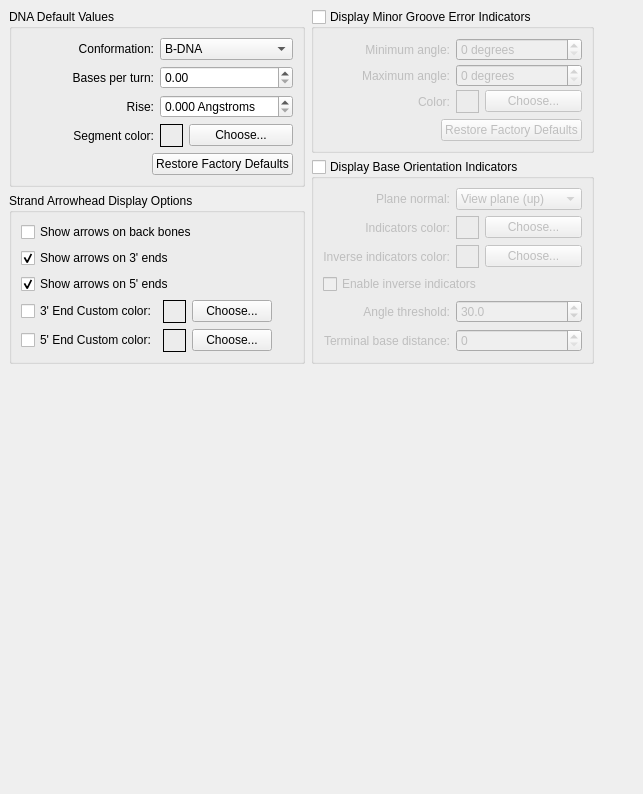
     <widget class="QWidget" name="tab_2" >
      <attribute name="title" >
       <string>DNA</string>
      </attribute>
      <layout class="QGridLayout" >
       <property name="margin" >
        <number>9</number>
       </property>
       <property name="spacing" >
        <number>6</number>
       </property>
       <item row="0" column="0" >
        <layout class="QVBoxLayout" >
         <property name="margin" >
          <number>0</number>
         </property>
         <property name="spacing" >
          <number>6</number>
         </property>
         <item>
          <widget class="QGroupBox" name="groupBox" >
           <property name="title" >
            <string>DNA Default Values</string>
           </property>
           <layout class="QVBoxLayout" >
            <property name="margin" >
             <number>9</number>
            </property>
            <property name="spacing" >
             <number>6</number>
            </property>
            <item>
             <layout class="QGridLayout" >
              <property name="margin" >
               <number>0</number>
              </property>
              <property name="spacing" >
               <number>6</number>
              </property>
              <item row="0" column="0" >
               <widget class="QLabel" name="label_11" >
                <property name="sizePolicy" >
                 <sizepolicy>
                  <hsizetype>1</hsizetype>
                  <vsizetype>5</vsizetype>
                  <horstretch>0</horstretch>
                  <verstretch>0</verstretch>
                 </sizepolicy>
                </property>
                <property name="text" >
                 <string>Conformation:</string>
                </property>
                <property name="alignment" >
                 <set>Qt::AlignRight|Qt::AlignTrailing|Qt::AlignVCenter</set>
                </property>
               </widget>
              </item>
              <item row="0" column="1" >
               <widget class="QComboBox" name="dnaConformationComboBox" >
                <item>
                 <property name="text" >
                  <string>B-DNA</string>
                 </property>
                </item>
               </widget>
              </item>
              <item row="2" column="0" >
               <widget class="QLabel" name="label_6" >
                <property name="text" >
                 <string>Rise:</string>
                </property>
                <property name="alignment" >
                 <set>Qt::AlignRight|Qt::AlignTrailing|Qt::AlignVCenter</set>
                </property>
               </widget>
              </item>
              <item row="3" column="0" >
               <widget class="QLabel" name="label_7" >
                <property name="sizePolicy" >
                 <sizepolicy>
                  <hsizetype>1</hsizetype>
                  <vsizetype>5</vsizetype>
                  <horstretch>0</horstretch>
                  <verstretch>0</verstretch>
                 </sizepolicy>
                </property>
                <property name="text" >
                 <string>Segment color:</string>
                </property>
                <property name="alignment" >
                 <set>Qt::AlignRight|Qt::AlignTrailing|Qt::AlignVCenter</set>
                </property>
               </widget>
              </item>
              <item row="1" column="0" >
               <widget class="QLabel" name="label_4" >
                <property name="sizePolicy" >
                 <sizepolicy>
                  <hsizetype>1</hsizetype>
                  <vsizetype>5</vsizetype>
                  <horstretch>0</horstretch>
                  <verstretch>0</verstretch>
                 </sizepolicy>
                </property>
                <property name="text" >
                 <string>Bases per turn:</string>
                </property>
                <property name="alignment" >
                 <set>Qt::AlignRight|Qt::AlignTrailing|Qt::AlignVCenter</set>
                </property>
               </widget>
              </item>
              <item row="3" column="1" >
               <layout class="QHBoxLayout" >
                <property name="margin" >
                 <number>0</number>
                </property>
                <property name="spacing" >
                 <number>6</number>
                </property>
                <item>
                 <widget class="QFrame" name="dnaDefaultSegmentColorFrame" >
                  <property name="sizePolicy" >
                   <sizepolicy>
                    <hsizetype>0</hsizetype>
                    <vsizetype>0</vsizetype>
                    <horstretch>0</horstretch>
                    <verstretch>0</verstretch>
                   </sizepolicy>
                  </property>
                  <property name="minimumSize" >
                   <size>
                    <width>23</width>
                    <height>23</height>
                   </size>
                  </property>
                  <property name="maximumSize" >
                   <size>
                    <width>23</width>
                    <height>23</height>
                   </size>
                  </property>
                  <property name="frameShape" >
                   <enum>QFrame::Box</enum>
                  </property>
                  <property name="frameShadow" >
                   <enum>QFrame::Plain</enum>
                  </property>
                 </widget>
                </item>
                <item>
                 <widget class="QPushButton" name="dnaDefaultSegmentColorPushButton" >
                  <property name="text" >
                   <string>Choose...</string>
                  </property>
                  <property name="autoDefault" >
                   <bool>false</bool>
                  </property>
                 </widget>
                </item>
               </layout>
              </item>
              <item row="2" column="1" >
               <widget class="QDoubleSpinBox" name="dnaRiseDoubleSpinBox" >
                <property name="suffix" >
                 <string> Angstroms</string>
                </property>
                <property name="decimals" >
                 <number>3</number>
                </property>
                <property name="singleStep" >
                 <double>0.010000000000000</double>
                </property>
               </widget>
              </item>
              <item row="1" column="1" >
               <widget class="QDoubleSpinBox" name="dnaBasesPerTurnDoubleSpinBox" >
                <property name="decimals" >
                 <number>2</number>
                </property>
                <property name="singleStep" >
                 <double>0.100000000000000</double>
                </property>
               </widget>
              </item>
             </layout>
            </item>
            <item>
             <layout class="QHBoxLayout" >
              <property name="margin" >
               <number>0</number>
              </property>
              <property name="spacing" >
               <number>6</number>
              </property>
              <item>
               <spacer>
                <property name="orientation" >
                 <enum>Qt::Horizontal</enum>
                </property>
                <property name="sizeHint" >
                 <size>
                  <width>40</width>
                  <height>20</height>
                 </size>
                </property>
               </spacer>
              </item>
              <item>
               <widget class="QPushButton" name="dnaRestoreFactoryDefaultsPushButton" >
                <property name="text" >
                 <string>Restore Factory Defaults</string>
                </property>
                <property name="autoDefault" >
                 <bool>false</bool>
                </property>
               </widget>
              </item>
             </layout>
            </item>
           </layout>
          </widget>
         </item>
         <item>
          <widget class="QGroupBox" name="dna_reduced_model_options_grpbox" >
           <property name="title" >
            <string>Strand Arrowhead Display Options</string>
           </property>
           <layout class="QVBoxLayout" >
            <property name="margin" >
             <number>9</number>
            </property>
            <property name="spacing" >
             <number>6</number>
            </property>
            <item>
             <widget class="QCheckBox" name="arrowsOnBackBones_checkBox" >
              <property name="text" >
               <string>Show arrows on back bones</string>
              </property>
             </widget>
            </item>
            <item>
             <widget class="QCheckBox" name="arrowsOnThreePrimeEnds_checkBox" >
              <property name="text" >
               <string>Show arrows on 3' ends</string>
              </property>
              <property name="checked" >
               <bool>true</bool>
              </property>
             </widget>
            </item>
            <item>
             <widget class="QCheckBox" name="arrowsOnFivePrimeEnds_checkBox" >
              <property name="text" >
               <string>Show arrows on 5' ends</string>
              </property>
              <property name="checked" >
               <bool>true</bool>
              </property>
             </widget>
            </item>
            <item>
             <layout class="QHBoxLayout" >
              <property name="margin" >
               <number>0</number>
              </property>
              <property name="spacing" >
               <number>6</number>
              </property>
              <item>
               <widget class="QCheckBox" name="strandThreePrimeArrowheadsCustomColorCheckBox" >
                <property name="text" >
                 <string>3' End Custom color:</string>
                </property>
               </widget>
              </item>
              <item>
               <layout class="QHBoxLayout" >
                <property name="margin" >
                 <number>0</number>
                </property>
                <property name="spacing" >
                 <number>6</number>
                </property>
                <item>
                 <widget class="QFrame" name="strandThreePrimeArrowheadsCustomColorFrame" >
                  <property name="sizePolicy" >
                   <sizepolicy>
                    <hsizetype>0</hsizetype>
                    <vsizetype>0</vsizetype>
                    <horstretch>0</horstretch>
                    <verstretch>0</verstretch>
                   </sizepolicy>
                  </property>
                  <property name="minimumSize" >
                   <size>
                    <width>23</width>
                    <height>23</height>
                   </size>
                  </property>
                  <property name="maximumSize" >
                   <size>
                    <width>23</width>
                    <height>23</height>
                   </size>
                  </property>
                  <property name="frameShape" >
                   <enum>QFrame::Box</enum>
                  </property>
                  <property name="frameShadow" >
                   <enum>QFrame::Plain</enum>
                  </property>
                 </widget>
                </item>
                <item>
                 <widget class="QPushButton" name="strandThreePrimeArrowheadsCustomColorPushButton" >
                  <property name="text" >
                   <string>Choose...</string>
                  </property>
                  <property name="autoDefault" >
                   <bool>false</bool>
                  </property>
                 </widget>
                </item>
               </layout>
              </item>
              <item>
               <spacer>
                <property name="orientation" >
                 <enum>Qt::Horizontal</enum>
                </property>
                <property name="sizeHint" >
                 <size>
                  <width>21</width>
                  <height>20</height>
                 </size>
                </property>
               </spacer>
              </item>
             </layout>
            </item>
            <item>
             <layout class="QHBoxLayout" >
              <property name="margin" >
               <number>0</number>
              </property>
              <property name="spacing" >
               <number>6</number>
              </property>
              <item>
               <widget class="QCheckBox" name="strandFivePrimeArrowheadsCustomColorCheckBox" >
                <property name="text" >
                 <string>5' End Custom color:</string>
                </property>
               </widget>
              </item>
              <item>
               <layout class="QHBoxLayout" >
                <property name="margin" >
                 <number>0</number>
                </property>
                <property name="spacing" >
                 <number>6</number>
                </property>
                <item>
                 <widget class="QFrame" name="strandFivePrimeArrowheadsCustomColorFrame" >
                  <property name="sizePolicy" >
                   <sizepolicy>
                    <hsizetype>0</hsizetype>
                    <vsizetype>0</vsizetype>
                    <horstretch>0</horstretch>
                    <verstretch>0</verstretch>
                   </sizepolicy>
                  </property>
                  <property name="minimumSize" >
                   <size>
                    <width>23</width>
                    <height>23</height>
                   </size>
                  </property>
                  <property name="maximumSize" >
                   <size>
                    <width>23</width>
                    <height>23</height>
                   </size>
                  </property>
                  <property name="frameShape" >
                   <enum>QFrame::Box</enum>
                  </property>
                  <property name="frameShadow" >
                   <enum>QFrame::Plain</enum>
                  </property>
                 </widget>
                </item>
                <item>
                 <widget class="QPushButton" name="strandFivePrimeArrowheadsCustomColorPushButton" >
                  <property name="text" >
                   <string>Choose...</string>
                  </property>
                  <property name="autoDefault" >
                   <bool>false</bool>
                  </property>
                 </widget>
                </item>
               </layout>
              </item>
              <item>
               <spacer>
                <property name="orientation" >
                 <enum>Qt::Horizontal</enum>
                </property>
                <property name="sizeHint" >
                 <size>
                  <width>21</width>
                  <height>20</height>
                 </size>
                </property>
               </spacer>
              </item>
             </layout>
            </item>
           </layout>
          </widget>
         </item>
         <item>
          <spacer>
           <property name="orientation" >
            <enum>Qt::Vertical</enum>
           </property>
           <property name="sizeHint" >
            <size>
             <width>20</width>
             <height>40</height>
            </size>
           </property>
          </spacer>
         </item>
        </layout>
       </item>
       <item row="0" column="1" >
        <layout class="QVBoxLayout" >
         <property name="margin" >
          <number>0</number>
         </property>
         <property name="spacing" >
          <number>6</number>
         </property>
         <item>
          <widget class="QGroupBox" name="dnaDisplayMinorGrooveErrorGroupBox" >
           <property name="title" >
            <string>Display Minor Groove Error Indicators</string>
           </property>
           <property name="checkable" >
            <bool>true</bool>
           </property>
           <property name="checked" >
            <bool>false</bool>
           </property>
           <layout class="QGridLayout" >
            <property name="margin" >
             <number>9</number>
            </property>
            <property name="spacing" >
             <number>6</number>
            </property>
            <item row="0" column="0" >
             <layout class="QVBoxLayout" >
              <property name="margin" >
               <number>0</number>
              </property>
              <property name="spacing" >
               <number>3</number>
              </property>
              <item>
               <widget class="QLabel" name="label_15" >
                <property name="sizePolicy" >
                 <sizepolicy>
                  <hsizetype>1</hsizetype>
                  <vsizetype>5</vsizetype>
                  <horstretch>0</horstretch>
                  <verstretch>0</verstretch>
                 </sizepolicy>
                </property>
                <property name="text" >
                 <string>Minimum angle:</string>
                </property>
                <property name="alignment" >
                 <set>Qt::AlignRight|Qt::AlignTrailing|Qt::AlignVCenter</set>
                </property>
               </widget>
              </item>
              <item>
               <widget class="QLabel" name="label_16" >
                <property name="sizePolicy" >
                 <sizepolicy>
                  <hsizetype>1</hsizetype>
                  <vsizetype>5</vsizetype>
                  <horstretch>0</horstretch>
                  <verstretch>0</verstretch>
                 </sizepolicy>
                </property>
                <property name="text" >
                 <string>Maximum angle:</string>
                </property>
                <property name="alignment" >
                 <set>Qt::AlignRight|Qt::AlignTrailing|Qt::AlignVCenter</set>
                </property>
               </widget>
              </item>
              <item>
               <widget class="QLabel" name="bg1_color_lbl_3" >
                <property name="text" >
                 <string>Color:</string>
                </property>
                <property name="alignment" >
                 <set>Qt::AlignRight|Qt::AlignTrailing|Qt::AlignVCenter</set>
                </property>
               </widget>
              </item>
             </layout>
            </item>
            <item row="0" column="1" >
             <layout class="QVBoxLayout" >
              <property name="margin" >
               <number>0</number>
              </property>
              <property name="spacing" >
               <number>3</number>
              </property>
              <item>
               <widget class="QSpinBox" name="dnaMinGrooveAngleSpinBox" >
                <property name="suffix" >
                 <string> degrees</string>
                </property>
                <property name="maximum" >
                 <number>179</number>
                </property>
                <property name="value" >
                 <number>0</number>
                </property>
               </widget>
              </item>
              <item>
               <widget class="QSpinBox" name="dnaMaxGrooveAngleSpinBox" >
                <property name="suffix" >
                 <string> degrees</string>
                </property>
                <property name="maximum" >
                 <number>179</number>
                </property>
                <property name="value" >
                 <number>0</number>
                </property>
               </widget>
              </item>
              <item>
               <layout class="QHBoxLayout" >
                <property name="margin" >
                 <number>0</number>
                </property>
                <property name="spacing" >
                 <number>6</number>
                </property>
                <item>
                 <widget class="QFrame" name="dnaGrooveIndicatorColorFrame" >
                  <property name="minimumSize" >
                   <size>
                    <width>23</width>
                    <height>23</height>
                   </size>
                  </property>
                  <property name="maximumSize" >
                   <size>
                    <width>23</width>
                    <height>23</height>
                   </size>
                  </property>
                  <property name="frameShape" >
                   <enum>QFrame::Box</enum>
                  </property>
                  <property name="frameShadow" >
                   <enum>QFrame::Plain</enum>
                  </property>
                 </widget>
                </item>
                <item>
                 <widget class="QPushButton" name="dnaGrooveIndicatorColorButton" >
                  <property name="text" >
                   <string>Choose...</string>
                  </property>
                  <property name="autoDefault" >
                   <bool>false</bool>
                  </property>
                 </widget>
                </item>
               </layout>
              </item>
             </layout>
            </item>
            <item row="1" column="0" colspan="2" >
             <layout class="QHBoxLayout" >
              <property name="margin" >
               <number>0</number>
              </property>
              <property name="spacing" >
               <number>6</number>
              </property>
              <item>
               <spacer>
                <property name="orientation" >
                 <enum>Qt::Horizontal</enum>
                </property>
                <property name="sizeHint" >
                 <size>
                  <width>40</width>
                  <height>20</height>
                 </size>
                </property>
               </spacer>
              </item>
              <item>
               <widget class="QPushButton" name="dnaMinorGrooveRestoreFactoryDefaultsPushButton" >
                <property name="text" >
                 <string>Restore Factory Defaults</string>
                </property>
                <property name="autoDefault" >
                 <bool>false</bool>
                </property>
               </widget>
              </item>
             </layout>
            </item>
           </layout>
          </widget>
         </item>
         <item>
          <widget class="QGroupBox" name="dnaDisplayBaseOrientationIndicatorsGroupBox" >
           <property name="title" >
            <string>Display Base Orientation Indicators</string>
           </property>
           <property name="checkable" >
            <bool>true</bool>
           </property>
           <property name="checked" >
            <bool>false</bool>
           </property>
           <layout class="QGridLayout" >
            <property name="margin" >
             <number>9</number>
            </property>
            <property name="spacing" >
             <number>6</number>
            </property>
            <item row="0" column="1" >
             <widget class="QComboBox" name="dnaBaseIndicatorsPlaneNormalComboBox" >
              <item>
               <property name="text" >
                <string>View plane (up)</string>
               </property>
              </item>
              <item>
               <property name="text" >
                <string>View plane (out)</string>
               </property>
              </item>
              <item>
               <property name="text" >
                <string>View plane (right)</string>
               </property>
              </item>
             </widget>
            </item>
            <item row="2" column="0" >
             <widget class="QLabel" name="bg1_color_lbl_6" >
              <property name="text" >
               <string>Inverse indicators color:</string>
              </property>
              <property name="alignment" >
               <set>Qt::AlignRight|Qt::AlignTrailing|Qt::AlignVCenter</set>
              </property>
             </widget>
            </item>
            <item row="2" column="1" >
             <layout class="QHBoxLayout" >
              <property name="margin" >
               <number>0</number>
              </property>
              <property name="spacing" >
               <number>6</number>
              </property>
              <item>
               <widget class="QFrame" name="dnaBaseOrientationIndicatorsInvColorFrame" >
                <property name="minimumSize" >
                 <size>
                  <width>23</width>
                  <height>23</height>
                 </size>
                </property>
                <property name="maximumSize" >
                 <size>
                  <width>23</width>
                  <height>23</height>
                 </size>
                </property>
                <property name="frameShape" >
                 <enum>QFrame::Box</enum>
                </property>
                <property name="frameShadow" >
                 <enum>QFrame::Plain</enum>
                </property>
               </widget>
              </item>
              <item>
               <widget class="QPushButton" name="dnaChooseBaseOrientationIndicatorsInvColorButton" >
                <property name="text" >
                 <string>Choose...</string>
                </property>
                <property name="autoDefault" >
                 <bool>false</bool>
                </property>
               </widget>
              </item>
             </layout>
            </item>
            <item row="3" column="0" colspan="2" >
             <widget class="QCheckBox" name="dnaBaseOrientationIndicatorsInverseCheckBox" >
              <property name="text" >
               <string>Enable inverse indicators</string>
              </property>
             </widget>
            </item>
            <item row="0" column="0" >
             <widget class="QLabel" name="label_35" >
              <property name="sizePolicy" >
               <sizepolicy>
                <hsizetype>1</hsizetype>
                <vsizetype>5</vsizetype>
                <horstretch>0</horstretch>
                <verstretch>0</verstretch>
               </sizepolicy>
              </property>
              <property name="text" >
               <string>Plane normal:</string>
              </property>
              <property name="alignment" >
               <set>Qt::AlignRight|Qt::AlignTrailing|Qt::AlignVCenter</set>
              </property>
             </widget>
            </item>
            <item row="4" column="0" >
             <widget class="QLabel" name="label_13" >
              <property name="sizePolicy" >
               <sizepolicy>
                <hsizetype>1</hsizetype>
                <vsizetype>5</vsizetype>
                <horstretch>0</horstretch>
                <verstretch>0</verstretch>
               </sizepolicy>
              </property>
              <property name="text" >
               <string>Angle threshold:</string>
              </property>
              <property name="alignment" >
               <set>Qt::AlignRight|Qt::AlignTrailing|Qt::AlignVCenter</set>
              </property>
             </widget>
            </item>
            <item row="5" column="1" >
             <widget class="QDoubleSpinBox" name="dnaBaseOrientationIndicatorsTerminalDistanceSpinBox" >
              <property name="decimals" >
               <number>0</number>
              </property>
              <property name="maximum" >
               <double>1000000.000000000000000</double>
              </property>
              <property name="singleStep" >
               <double>1.000000000000000</double>
              </property>
             </widget>
            </item>
            <item row="4" column="1" >
             <widget class="QDoubleSpinBox" name="dnaBaseOrientationIndicatorsThresholdSpinBox" >
              <property name="decimals" >
               <number>1</number>
              </property>
              <property name="maximum" >
               <double>180.000000000000000</double>
              </property>
              <property name="singleStep" >
               <double>0.100000000000000</double>
              </property>
              <property name="value" >
               <double>30.000000000000000</double>
              </property>
             </widget>
            </item>
            <item row="1" column="1" >
             <layout class="QHBoxLayout" >
              <property name="margin" >
               <number>0</number>
              </property>
              <property name="spacing" >
               <number>6</number>
              </property>
              <item>
               <widget class="QFrame" name="dnaBaseOrientationIndicatorsColorFrame" >
                <property name="minimumSize" >
                 <size>
                  <width>23</width>
                  <height>23</height>
                 </size>
                </property>
                <property name="maximumSize" >
                 <size>
                  <width>23</width>
                  <height>23</height>
                 </size>
                </property>
                <property name="frameShape" >
                 <enum>QFrame::Box</enum>
                </property>
                <property name="frameShadow" >
                 <enum>QFrame::Plain</enum>
                </property>
               </widget>
              </item>
              <item>
               <widget class="QPushButton" name="dnaChooseBaseOrientationIndicatorsColorButton" >
                <property name="text" >
                 <string>Choose...</string>
                </property>
                <property name="autoDefault" >
                 <bool>false</bool>
                </property>
               </widget>
              </item>
             </layout>
            </item>
            <item row="5" column="0" >
             <widget class="QLabel" name="label_14" >
              <property name="sizePolicy" >
               <sizepolicy>
                <hsizetype>1</hsizetype>
                <vsizetype>5</vsizetype>
                <horstretch>0</horstretch>
                <verstretch>0</verstretch>
               </sizepolicy>
              </property>
              <property name="text" >
               <string>Terminal base distance:</string>
              </property>
              <property name="alignment" >
               <set>Qt::AlignRight|Qt::AlignTrailing|Qt::AlignVCenter</set>
              </property>
             </widget>
            </item>
            <item row="1" column="0" >
             <widget class="QLabel" name="bg1_color_lbl_5" >
              <property name="text" >
               <string>Indicators color:</string>
              </property>
              <property name="alignment" >
               <set>Qt::AlignRight|Qt::AlignTrailing|Qt::AlignVCenter</set>
              </property>
             </widget>
            </item>
           </layout>
          </widget>
         </item>
         <item>
          <spacer>
           <property name="orientation" >
            <enum>Qt::Vertical</enum>
           </property>
           <property name="sizeHint" >
            <size>
             <width>20</width>
             <height>421</height>
            </size>
           </property>
          </spacer>
         </item>
        </layout>
       </item>
       <item row="0" column="2" >
        <spacer>
         <property name="orientation" >
          <enum>Qt::Horizontal</enum>
         </property>
         <property name="sizeHint" >
          <size>
           <width>40</width>
           <height>20</height>
          </size>
         </property>
        </spacer>
       </item>
      </layout>
     </widget>
